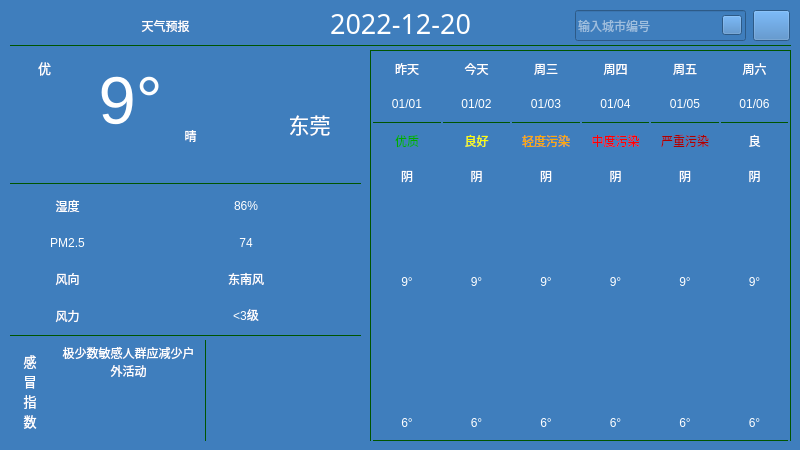
<?xml version="1.0" encoding="UTF-8"?>
<ui version="4.0">
 <class>Weather</class>
 <widget class="QWidget" name="Weather">
  <property name="geometry">
   <rect>
    <x>0</x>
    <y>0</y>
    <width>800</width>
    <height>450</height>
   </rect>
  </property>
  <property name="windowTitle">
   <string>Form</string>
  </property>
  <property name="styleSheet">
   <string notr="true">background-color: rgb(63, 126, 189);</string>
  </property>
  <layout class="QGridLayout" name="gridLayout">
   <property name="leftMargin">
    <number>0</number>
   </property>
   <property name="topMargin">
    <number>0</number>
   </property>
   <property name="rightMargin">
    <number>0</number>
   </property>
   <property name="bottomMargin">
    <number>0</number>
   </property>
   <property name="spacing">
    <number>0</number>
   </property>
   <item row="0" column="0">
    <widget class="QWidget" name="widget" native="true">
     <property name="styleSheet">
      <string notr="true">QWidget#widget{
        border-image: url(:/weaUI/weaUI.png);
        color:rgb(255, 255, 255);
}

QLabel{
        font: 25 10pt &quot;Microsoft YaHei&quot;;
        border-radius: 4px;
        background-color: argb(60, 60, 60, 130);
        color: rgb(255, 255, 255);
}

Line{
        background-color: rgb(0, 85, 0);
}



</string>
     </property>
     <widget class="QWidget" name="layoutWidget">
      <property name="geometry">
       <rect>
        <x>10</x>
        <y>190</y>
        <width>351</width>
        <height>141</height>
       </rect>
      </property>
      <layout class="QGridLayout" name="gridLayout_2" columnstretch="0,0,0">
       <item row="0" column="0">
        <widget class="QLabel" name="shiduTitleLb">
         <property name="styleSheet">
          <string notr="true">
color: rgb(255, 255, 255);</string>
         </property>
         <property name="text">
          <string>湿度</string>
         </property>
         <property name="alignment">
          <set>Qt::AlignCenter</set>
         </property>
        </widget>
       </item>
       <item row="1" column="0">
        <widget class="QLabel" name="pm25TitleLb">
         <property name="styleSheet">
          <string notr="true">color: rgb(255, 255, 255);</string>
         </property>
         <property name="text">
          <string>PM2.5</string>
         </property>
         <property name="alignment">
          <set>Qt::AlignCenter</set>
         </property>
        </widget>
       </item>
       <item row="2" column="0">
        <widget class="QLabel" name="fxTitleLb">
         <property name="styleSheet">
          <string notr="true">color: rgb(255, 255, 255);</string>
         </property>
         <property name="text">
          <string>风向</string>
         </property>
         <property name="alignment">
          <set>Qt::AlignCenter</set>
         </property>
        </widget>
       </item>
       <item row="3" column="0">
        <widget class="QLabel" name="flTitleLb">
         <property name="styleSheet">
          <string notr="true">color: rgb(255, 255, 255);</string>
         </property>
         <property name="text">
          <string>风力</string>
         </property>
         <property name="alignment">
          <set>Qt::AlignCenter</set>
         </property>
        </widget>
       </item>
       <item row="2" column="1" colspan="2">
        <widget class="QLabel" name="fxLb">
         <property name="text">
          <string>东南风</string>
         </property>
         <property name="alignment">
          <set>Qt::AlignCenter</set>
         </property>
        </widget>
       </item>
       <item row="0" column="1" colspan="2">
        <widget class="QLabel" name="shiduLb">
         <property name="text">
          <string>86%</string>
         </property>
         <property name="alignment">
          <set>Qt::AlignCenter</set>
         </property>
        </widget>
       </item>
       <item row="3" column="1" colspan="2">
        <widget class="QLabel" name="flLb">
         <property name="text">
          <string>&lt;3级</string>
         </property>
         <property name="alignment">
          <set>Qt::AlignCenter</set>
         </property>
        </widget>
       </item>
       <item row="1" column="1" colspan="2">
        <widget class="QLabel" name="pm25Lb">
         <property name="text">
          <string>74</string>
         </property>
         <property name="alignment">
          <set>Qt::AlignCenter</set>
         </property>
        </widget>
       </item>
      </layout>
     </widget>
     <widget class="QWidget" name="layoutWidget_2">
      <property name="geometry">
       <rect>
        <x>370</x>
        <y>50</y>
        <width>421</width>
        <height>391</height>
       </rect>
      </property>
      <layout class="QGridLayout" name="gridLayout_3">
       <property name="horizontalSpacing">
        <number>2</number>
       </property>
       <property name="verticalSpacing">
        <number>0</number>
       </property>
       <item row="1" column="2">
        <widget class="QLabel" name="week1Lb">
         <property name="styleSheet">
          <string notr="true"/>
         </property>
         <property name="text">
          <string>今天</string>
         </property>
         <property name="alignment">
          <set>Qt::AlignCenter</set>
         </property>
        </widget>
       </item>
       <item row="2" column="3">
        <widget class="QLabel" name="date2Lb">
         <property name="text">
          <string>01/03</string>
         </property>
         <property name="alignment">
          <set>Qt::AlignCenter</set>
         </property>
        </widget>
       </item>
       <item row="2" column="4">
        <widget class="QLabel" name="date3Lb">
         <property name="text">
          <string>01/04</string>
         </property>
         <property name="alignment">
          <set>Qt::AlignCenter</set>
         </property>
        </widget>
       </item>
       <item row="2" column="1">
        <widget class="QLabel" name="date0Lb">
         <property name="styleSheet">
          <string notr="true">\</string>
         </property>
         <property name="text">
          <string>01/01</string>
         </property>
         <property name="alignment">
          <set>Qt::AlignCenter</set>
         </property>
        </widget>
       </item>
       <item row="1" column="4">
        <widget class="QLabel" name="week3Lb">
         <property name="text">
          <string>周四</string>
         </property>
         <property name="alignment">
          <set>Qt::AlignCenter</set>
         </property>
        </widget>
       </item>
       <item row="2" column="5">
        <widget class="QLabel" name="date4Lb">
         <property name="text">
          <string>01/05</string>
         </property>
         <property name="alignment">
          <set>Qt::AlignCenter</set>
         </property>
        </widget>
       </item>
       <item row="2" column="2">
        <widget class="QLabel" name="date1Lb">
         <property name="styleSheet">
          <string notr="true"/>
         </property>
         <property name="text">
          <string>01/02</string>
         </property>
         <property name="alignment">
          <set>Qt::AlignCenter</set>
         </property>
        </widget>
       </item>
       <item row="1" column="5">
        <widget class="QLabel" name="week4Lb">
         <property name="text">
          <string>周五</string>
         </property>
         <property name="alignment">
          <set>Qt::AlignCenter</set>
         </property>
        </widget>
       </item>
       <item row="1" column="6">
        <widget class="QLabel" name="week5Lb">
         <property name="text">
          <string>周六</string>
         </property>
         <property name="alignment">
          <set>Qt::AlignCenter</set>
         </property>
        </widget>
       </item>
       <item row="4" column="3">
        <widget class="QLabel" name="quality2Lb">
         <property name="styleSheet">
          <string notr="true">color: rgb(255, 170, 0);</string>
         </property>
         <property name="text">
          <string>轻度污染</string>
         </property>
         <property name="alignment">
          <set>Qt::AlignCenter</set>
         </property>
        </widget>
       </item>
       <item row="4" column="2">
        <widget class="QLabel" name="quality1Lb">
         <property name="styleSheet">
          <string notr="true">color: rgb(255, 255, 0);</string>
         </property>
         <property name="text">
          <string>良好</string>
         </property>
         <property name="alignment">
          <set>Qt::AlignCenter</set>
         </property>
        </widget>
       </item>
       <item row="4" column="1">
        <widget class="QLabel" name="quality0Lb">
         <property name="styleSheet">
          <string notr="true">color: rgb(0, 170, 0);</string>
         </property>
         <property name="frameShape">
          <enum>QFrame::NoFrame</enum>
         </property>
         <property name="frameShadow">
          <enum>QFrame::Sunken</enum>
         </property>
         <property name="text">
          <string>优质</string>
         </property>
         <property name="alignment">
          <set>Qt::AlignCenter</set>
         </property>
        </widget>
       </item>
       <item row="1" column="3">
        <widget class="QLabel" name="week2Lb">
         <property name="styleSheet">
          <string notr="true">color: rgb(255, 255, 255);
font: 25 10pt &quot;Microsoft YaHei&quot;;</string>
         </property>
         <property name="text">
          <string>周三</string>
         </property>
         <property name="alignment">
          <set>Qt::AlignCenter</set>
         </property>
        </widget>
       </item>
       <item row="9" column="1" rowspan="3" colspan="6">
        <widget class="QLabel" name="curveLb">
         <property name="styleSheet">
          <string notr="true"/>
         </property>
         <property name="text">
          <string/>
         </property>
         <property name="alignment">
          <set>Qt::AlignCenter</set>
         </property>
        </widget>
       </item>
       <item row="12" column="5">
        <widget class="QLabel" name="low4Lb">
         <property name="text">
          <string>6°</string>
         </property>
         <property name="alignment">
          <set>Qt::AlignCenter</set>
         </property>
        </widget>
       </item>
       <item row="12" column="1">
        <widget class="QLabel" name="low0Lb">
         <property name="text">
          <string>6°</string>
         </property>
         <property name="alignment">
          <set>Qt::AlignCenter</set>
         </property>
        </widget>
       </item>
       <item row="12" column="2">
        <widget class="QLabel" name="low1Lb">
         <property name="text">
          <string>6°</string>
         </property>
         <property name="alignment">
          <set>Qt::AlignCenter</set>
         </property>
        </widget>
       </item>
       <item row="3" column="6">
        <widget class="Line" name="hLine_8">
         <property name="maximumSize">
          <size>
           <width>16777215</width>
           <height>1</height>
          </size>
         </property>
         <property name="styleSheet">
          <string notr="true">background-color: rgb(0, 85, 0);</string>
         </property>
         <property name="lineWidth">
          <number>0</number>
         </property>
         <property name="orientation">
          <enum>Qt::Horizontal</enum>
         </property>
        </widget>
       </item>
       <item row="12" column="6">
        <widget class="QLabel" name="low5Lb">
         <property name="text">
          <string>6°</string>
         </property>
         <property name="alignment">
          <set>Qt::AlignCenter</set>
         </property>
        </widget>
       </item>
       <item row="3" column="2">
        <widget class="Line" name="hLine_4">
         <property name="minimumSize">
          <size>
           <width>0</width>
           <height>0</height>
          </size>
         </property>
         <property name="maximumSize">
          <size>
           <width>16777215</width>
           <height>1</height>
          </size>
         </property>
         <property name="styleSheet">
          <string notr="true">background-color: rgb(0, 85, 0);</string>
         </property>
         <property name="lineWidth">
          <number>0</number>
         </property>
         <property name="orientation">
          <enum>Qt::Horizontal</enum>
         </property>
        </widget>
       </item>
       <item row="3" column="3">
        <widget class="Line" name="hLine_5">
         <property name="maximumSize">
          <size>
           <width>16777215</width>
           <height>1</height>
          </size>
         </property>
         <property name="styleSheet">
          <string notr="true">background-color: rgb(0, 85, 0);</string>
         </property>
         <property name="lineWidth">
          <number>0</number>
         </property>
         <property name="orientation">
          <enum>Qt::Horizontal</enum>
         </property>
        </widget>
       </item>
       <item row="0" column="0" colspan="8">
        <widget class="Line" name="hLine_2">
         <property name="maximumSize">
          <size>
           <width>16777215</width>
           <height>1</height>
          </size>
         </property>
         <property name="styleSheet">
          <string notr="true">background-color: rgb(0, 85, 0);</string>
         </property>
         <property name="lineWidth">
          <number>0</number>
         </property>
         <property name="orientation">
          <enum>Qt::Horizontal</enum>
         </property>
        </widget>
       </item>
       <item row="6" column="4" rowspan="2">
        <widget class="QLabel" name="typeIco3Lb">
         <property name="styleSheet">
          <string notr="true">image: url(:/night/night/雾.png);</string>
         </property>
         <property name="text">
          <string/>
         </property>
         <property name="alignment">
          <set>Qt::AlignCenter</set>
         </property>
        </widget>
       </item>
       <item row="1" column="7" rowspan="13">
        <widget class="Line" name="vLine_3">
         <property name="maximumSize">
          <size>
           <width>1</width>
           <height>16777215</height>
          </size>
         </property>
         <property name="styleSheet">
          <string notr="true">background-color: rgb(0, 85, 0);</string>
         </property>
         <property name="lineWidth">
          <number>0</number>
         </property>
         <property name="orientation">
          <enum>Qt::Vertical</enum>
         </property>
        </widget>
       </item>
       <item row="6" column="6" rowspan="2">
        <widget class="QLabel" name="typeIco5Lb">
         <property name="styleSheet">
          <string notr="true">image: url(:/day/day/强沙尘暴.png);</string>
         </property>
         <property name="text">
          <string/>
         </property>
         <property name="alignment">
          <set>Qt::AlignCenter</set>
         </property>
        </widget>
       </item>
       <item row="6" column="5" rowspan="2">
        <widget class="QLabel" name="typeIco4Lb">
         <property name="styleSheet">
          <string notr="true">image: url(:/day/day/阵雨.png);</string>
         </property>
         <property name="text">
          <string/>
         </property>
         <property name="alignment">
          <set>Qt::AlignCenter</set>
         </property>
        </widget>
       </item>
       <item row="3" column="4">
        <widget class="Line" name="hLine_6">
         <property name="maximumSize">
          <size>
           <width>16777215</width>
           <height>1</height>
          </size>
         </property>
         <property name="styleSheet">
          <string notr="true">background-color: rgb(0, 85, 0);</string>
         </property>
         <property name="lineWidth">
          <number>0</number>
         </property>
         <property name="orientation">
          <enum>Qt::Horizontal</enum>
         </property>
        </widget>
       </item>
       <item row="3" column="5">
        <widget class="Line" name="hLine_7">
         <property name="maximumSize">
          <size>
           <width>16777215</width>
           <height>1</height>
          </size>
         </property>
         <property name="styleSheet">
          <string notr="true">background-color: rgb(0, 85, 0);</string>
         </property>
         <property name="lineWidth">
          <number>0</number>
         </property>
         <property name="orientation">
          <enum>Qt::Horizontal</enum>
         </property>
        </widget>
       </item>
       <item row="1" column="1">
        <widget class="QLabel" name="week0Lb">
         <property name="styleSheet">
          <string notr="true"/>
         </property>
         <property name="text">
          <string>昨天</string>
         </property>
         <property name="alignment">
          <set>Qt::AlignCenter</set>
         </property>
        </widget>
       </item>
       <item row="13" column="1" colspan="6">
        <widget class="Line" name="hLine_9">
         <property name="maximumSize">
          <size>
           <width>16777215</width>
           <height>1</height>
          </size>
         </property>
         <property name="styleSheet">
          <string notr="true">background-color: rgb(0, 85, 0);</string>
         </property>
         <property name="lineWidth">
          <number>0</number>
         </property>
         <property name="orientation">
          <enum>Qt::Horizontal</enum>
         </property>
        </widget>
       </item>
       <item row="1" column="0" rowspan="13">
        <widget class="Line" name="vLine_2">
         <property name="maximumSize">
          <size>
           <width>1</width>
           <height>16777215</height>
          </size>
         </property>
         <property name="styleSheet">
          <string notr="true">background-color: rgb(0, 85, 0);</string>
         </property>
         <property name="lineWidth">
          <number>0</number>
         </property>
         <property name="orientation">
          <enum>Qt::Vertical</enum>
         </property>
        </widget>
       </item>
       <item row="3" column="1">
        <widget class="Line" name="hLine_3">
         <property name="minimumSize">
          <size>
           <width>0</width>
           <height>0</height>
          </size>
         </property>
         <property name="maximumSize">
          <size>
           <width>16777215</width>
           <height>1</height>
          </size>
         </property>
         <property name="styleSheet">
          <string notr="true">background-color: rgb(0, 85, 0);</string>
         </property>
         <property name="lineWidth">
          <number>0</number>
         </property>
         <property name="orientation">
          <enum>Qt::Horizontal</enum>
         </property>
        </widget>
       </item>
       <item row="2" column="6">
        <widget class="QLabel" name="date5Lb">
         <property name="text">
          <string>01/06</string>
         </property>
         <property name="alignment">
          <set>Qt::AlignCenter</set>
         </property>
        </widget>
       </item>
       <item row="4" column="5">
        <widget class="QLabel" name="quality4Lb">
         <property name="styleSheet">
          <string notr="true">color: rgb(170, 0, 0);</string>
         </property>
         <property name="text">
          <string>严重污染</string>
         </property>
         <property name="alignment">
          <set>Qt::AlignCenter</set>
         </property>
        </widget>
       </item>
       <item row="4" column="4">
        <widget class="QLabel" name="quality3Lb">
         <property name="styleSheet">
          <string notr="true">color: rgb(255, 0, 0);</string>
         </property>
         <property name="text">
          <string>中度污染</string>
         </property>
         <property name="alignment">
          <set>Qt::AlignCenter</set>
         </property>
        </widget>
       </item>
       <item row="4" column="6">
        <widget class="QLabel" name="quality5Lb">
         <property name="text">
          <string>良</string>
         </property>
         <property name="alignment">
          <set>Qt::AlignCenter</set>
         </property>
        </widget>
       </item>
       <item row="5" column="1">
        <widget class="QLabel" name="type0Lb">
         <property name="styleSheet">
          <string notr="true"/>
         </property>
         <property name="text">
          <string>阴</string>
         </property>
         <property name="alignment">
          <set>Qt::AlignCenter</set>
         </property>
        </widget>
       </item>
       <item row="5" column="4">
        <widget class="QLabel" name="type3Lb">
         <property name="text">
          <string>阴</string>
         </property>
         <property name="alignment">
          <set>Qt::AlignCenter</set>
         </property>
        </widget>
       </item>
       <item row="5" column="2">
        <widget class="QLabel" name="type1Lb">
         <property name="styleSheet">
          <string notr="true"/>
         </property>
         <property name="text">
          <string>阴</string>
         </property>
         <property name="alignment">
          <set>Qt::AlignCenter</set>
         </property>
        </widget>
       </item>
       <item row="5" column="5">
        <widget class="QLabel" name="type4Lb">
         <property name="text">
          <string>阴</string>
         </property>
         <property name="alignment">
          <set>Qt::AlignCenter</set>
         </property>
        </widget>
       </item>
       <item row="5" column="3">
        <widget class="QLabel" name="type2Lb">
         <property name="styleSheet">
          <string notr="true"/>
         </property>
         <property name="text">
          <string>阴</string>
         </property>
         <property name="alignment">
          <set>Qt::AlignCenter</set>
         </property>
        </widget>
       </item>
       <item row="5" column="6">
        <widget class="QLabel" name="type5Lb">
         <property name="text">
          <string>阴</string>
         </property>
         <property name="alignment">
          <set>Qt::AlignCenter</set>
         </property>
        </widget>
       </item>
       <item row="8" column="1">
        <widget class="QLabel" name="high0Lb">
         <property name="text">
          <string>9°</string>
         </property>
         <property name="alignment">
          <set>Qt::AlignCenter</set>
         </property>
        </widget>
       </item>
       <item row="6" column="3" rowspan="2">
        <widget class="QLabel" name="typeIco2Lb">
         <property name="styleSheet">
          <string notr="true">image: url(:/day/day/晴.png);</string>
         </property>
         <property name="text">
          <string/>
         </property>
         <property name="alignment">
          <set>Qt::AlignCenter</set>
         </property>
        </widget>
       </item>
       <item row="6" column="2" rowspan="2">
        <widget class="QLabel" name="typeIco1Lb">
         <property name="styleSheet">
          <string notr="true">image: url(:/day/day/大暴雨到特大暴雨.png);</string>
         </property>
         <property name="text">
          <string/>
         </property>
         <property name="alignment">
          <set>Qt::AlignCenter</set>
         </property>
        </widget>
       </item>
       <item row="8" column="3">
        <widget class="QLabel" name="high2Lb">
         <property name="text">
          <string>9°</string>
         </property>
         <property name="alignment">
          <set>Qt::AlignCenter</set>
         </property>
        </widget>
       </item>
       <item row="6" column="1" rowspan="2">
        <widget class="QLabel" name="typeIco0Lb">
         <property name="styleSheet">
          <string notr="true">image: url(:/day/day/小雨.png);
</string>
         </property>
         <property name="text">
          <string/>
         </property>
         <property name="alignment">
          <set>Qt::AlignCenter</set>
         </property>
        </widget>
       </item>
       <item row="8" column="6">
        <widget class="QLabel" name="high5Lb">
         <property name="text">
          <string>9°</string>
         </property>
         <property name="alignment">
          <set>Qt::AlignCenter</set>
         </property>
        </widget>
       </item>
       <item row="8" column="5">
        <widget class="QLabel" name="high4Lb">
         <property name="text">
          <string>9°</string>
         </property>
         <property name="alignment">
          <set>Qt::AlignCenter</set>
         </property>
        </widget>
       </item>
       <item row="8" column="4">
        <widget class="QLabel" name="high3Lb">
         <property name="text">
          <string>9°</string>
         </property>
         <property name="alignment">
          <set>Qt::AlignCenter</set>
         </property>
        </widget>
       </item>
       <item row="12" column="3">
        <widget class="QLabel" name="low2Lb">
         <property name="text">
          <string>6°</string>
         </property>
         <property name="alignment">
          <set>Qt::AlignCenter</set>
         </property>
        </widget>
       </item>
       <item row="12" column="4">
        <widget class="QLabel" name="low3Lb">
         <property name="text">
          <string>6°</string>
         </property>
         <property name="alignment">
          <set>Qt::AlignCenter</set>
         </property>
        </widget>
       </item>
       <item row="8" column="2">
        <widget class="QLabel" name="high1Lb">
         <property name="text">
          <string>9°</string>
         </property>
         <property name="alignment">
          <set>Qt::AlignCenter</set>
         </property>
        </widget>
       </item>
      </layout>
     </widget>
     <widget class="QLabel" name="temLb">
      <property name="geometry">
       <rect>
        <x>10</x>
        <y>50</y>
        <width>241</width>
        <height>101</height>
       </rect>
      </property>
      <property name="font">
       <font>
        <family>Arial</family>
        <pointsize>50</pointsize>
        <weight>50</weight>
        <italic>false</italic>
        <bold>false</bold>
       </font>
      </property>
      <property name="styleSheet">
       <string notr="true">color: rgb(255, 255, 255);
font: 50pt &quot;Arial&quot;;</string>
      </property>
      <property name="text">
       <string>9°</string>
      </property>
      <property name="alignment">
       <set>Qt::AlignCenter</set>
      </property>
     </widget>
     <widget class="Line" name="hLine_1">
      <property name="geometry">
       <rect>
        <x>10</x>
        <y>45</y>
        <width>781</width>
        <height>1</height>
       </rect>
      </property>
      <property name="minimumSize">
       <size>
        <width>0</width>
        <height>0</height>
       </size>
      </property>
      <property name="maximumSize">
       <size>
        <width>100000</width>
        <height>1</height>
       </size>
      </property>
      <property name="styleSheet">
       <string notr="true">background-color: rgb(0, 85, 0);</string>
      </property>
      <property name="lineWidth">
       <number>0</number>
      </property>
      <property name="midLineWidth">
       <number>0</number>
      </property>
      <property name="orientation">
       <enum>Qt::Horizontal</enum>
      </property>
     </widget>
     <widget class="Line" name="hLine_11">
      <property name="geometry">
       <rect>
        <x>10</x>
        <y>335</y>
        <width>351</width>
        <height>1</height>
       </rect>
      </property>
      <property name="minimumSize">
       <size>
        <width>0</width>
        <height>0</height>
       </size>
      </property>
      <property name="maximumSize">
       <size>
        <width>16777215</width>
        <height>1</height>
       </size>
      </property>
      <property name="styleSheet">
       <string notr="true">background-color: rgb(0, 85, 0);</string>
      </property>
      <property name="lineWidth">
       <number>0</number>
      </property>
      <property name="orientation">
       <enum>Qt::Horizontal</enum>
      </property>
     </widget>
     <widget class="Line" name="vLine_1">
      <property name="geometry">
       <rect>
        <x>205</x>
        <y>340</y>
        <width>1</width>
        <height>101</height>
       </rect>
      </property>
      <property name="minimumSize">
       <size>
        <width>0</width>
        <height>0</height>
       </size>
      </property>
      <property name="maximumSize">
       <size>
        <width>1</width>
        <height>16777215</height>
       </size>
      </property>
      <property name="styleSheet">
       <string notr="true">background-color: rgb(0, 85, 0);</string>
      </property>
      <property name="lineWidth">
       <number>0</number>
      </property>
      <property name="orientation">
       <enum>Qt::Vertical</enum>
      </property>
     </widget>
     <widget class="Line" name="hLine_10">
      <property name="geometry">
       <rect>
        <x>10</x>
        <y>183</y>
        <width>351</width>
        <height>1</height>
       </rect>
      </property>
      <property name="sizePolicy">
       <sizepolicy hsizetype="Fixed" vsizetype="Fixed">
        <horstretch>0</horstretch>
        <verstretch>0</verstretch>
       </sizepolicy>
      </property>
      <property name="minimumSize">
       <size>
        <width>0</width>
        <height>0</height>
       </size>
      </property>
      <property name="maximumSize">
       <size>
        <width>16777215</width>
        <height>1</height>
       </size>
      </property>
      <property name="styleSheet">
       <string notr="true">background-color: rgb(0, 85, 0);</string>
      </property>
      <property name="lineWidth">
       <number>0</number>
      </property>
      <property name="orientation">
       <enum>Qt::Horizontal</enum>
      </property>
     </widget>
     <widget class="QWidget" name="layoutWidget_3">
      <property name="geometry">
       <rect>
        <x>10</x>
        <y>340</y>
        <width>191</width>
        <height>101</height>
       </rect>
      </property>
      <layout class="QGridLayout" name="gridLayout_4">
       <property name="horizontalSpacing">
        <number>6</number>
       </property>
       <item row="0" column="0">
        <widget class="QLabel" name="gmTitleLb">
         <property name="minimumSize">
          <size>
           <width>40</width>
           <height>0</height>
          </size>
         </property>
         <property name="sizeIncrement">
          <size>
           <width>30</width>
           <height>0</height>
          </size>
         </property>
         <property name="font">
          <font>
           <family>Microsoft YaHei</family>
           <pointsize>10</pointsize>
           <weight>3</weight>
           <italic>false</italic>
           <bold>false</bold>
          </font>
         </property>
         <property name="styleSheet">
          <string notr="true">background-color: argb(60, 60, 60, 130);
border-radius: 3px;
color: rgb(255, 255, 255);</string>
         </property>
         <property name="text">
          <string>感
冒
指
数</string>
         </property>
         <property name="alignment">
          <set>Qt::AlignCenter</set>
         </property>
        </widget>
       </item>
       <item row="0" column="1">
        <widget class="QTextBrowser" name="ganmaoBrowser">
         <property name="sizePolicy">
          <sizepolicy hsizetype="Minimum" vsizetype="Expanding">
           <horstretch>0</horstretch>
           <verstretch>0</verstretch>
          </sizepolicy>
         </property>
         <property name="minimumSize">
          <size>
           <width>22</width>
           <height>0</height>
          </size>
         </property>
         <property name="font">
          <font>
           <family>Arial</family>
           <pointsize>9</pointsize>
           <weight>50</weight>
           <italic>false</italic>
           <bold>false</bold>
          </font>
         </property>
         <property name="autoFillBackground">
          <bool>true</bool>
         </property>
         <property name="styleSheet">
          <string notr="true">border-radius: 5px;
color: rgb(255, 255, 255);
background-color: argb(255, 255, 255, 0);
font: 9pt &quot;Arial&quot;;</string>
         </property>
         <property name="frameShape">
          <enum>QFrame::NoFrame</enum>
         </property>
         <property name="html">
          <string>&lt;!DOCTYPE HTML PUBLIC &quot;-//W3C//DTD HTML 4.0//EN&quot; &quot;http://www.w3.org/TR/REC-html40/strict.dtd&quot;&gt;
&lt;html&gt;&lt;head&gt;&lt;meta name=&quot;qrichtext&quot; content=&quot;1&quot; /&gt;&lt;style type=&quot;text/css&quot;&gt;
p, li { white-space: pre-wrap; }
&lt;/style&gt;&lt;/head&gt;&lt;body style=&quot; font-family:'Arial'; font-size:9pt; font-weight:400; font-style:normal;&quot;&gt;
&lt;p align=&quot;center&quot; style=&quot; margin-top:0px; margin-bottom:0px; margin-left:0px; margin-right:0px; -qt-block-indent:0; text-indent:0px;&quot;&gt;&lt;span style=&quot; font-family:'SimSun';&quot;&gt;极少数敏感人群应减少户外活动&lt;/span&gt;&lt;/p&gt;&lt;/body&gt;&lt;/html&gt;</string>
         </property>
        </widget>
       </item>
      </layout>
     </widget>
     <widget class="QLabel" name="typeIcoLb">
      <property name="geometry">
       <rect>
        <x>260</x>
        <y>63</y>
        <width>101</width>
        <height>101</height>
       </rect>
      </property>
      <property name="styleSheet">
       <string notr="true">border-image: url(:/day/day/晴.png);
background-color: argb(60, 60, 60, 0);

</string>
      </property>
      <property name="text">
       <string/>
      </property>
     </widget>
     <widget class="QLabel" name="dateLb">
      <property name="geometry">
       <rect>
        <x>190</x>
        <y>3</y>
        <width>421</width>
        <height>41</height>
       </rect>
      </property>
      <property name="font">
       <font>
        <family>Adobe 黑体 Std R</family>
        <pointsize>20</pointsize>
        <weight>50</weight>
        <italic>false</italic>
        <bold>false</bold>
       </font>
      </property>
      <property name="styleSheet">
       <string notr="true">font: 20pt &quot;Adobe 黑体 Std R&quot;;
color: rgb(255, 255, 255);
background-color: rgb(255, 255, 255, 0);</string>
      </property>
      <property name="text">
       <string>2022-12-20</string>
      </property>
      <property name="alignment">
       <set>Qt::AlignCenter</set>
      </property>
     </widget>
     <widget class="QLabel" name="noticeLb">
      <property name="geometry">
       <rect>
        <x>10</x>
        <y>160</y>
        <width>351</width>
        <height>21</height>
       </rect>
      </property>
      <property name="styleSheet">
       <string notr="true">color: rgb(63, 126, 189);
background-color: argb(60, 60, 60, 0);</string>
      </property>
      <property name="text">
       <string>阴天是彩虹的前期之景</string>
      </property>
      <property name="alignment">
       <set>Qt::AlignLeading|Qt::AlignLeft|Qt::AlignVCenter</set>
      </property>
     </widget>
     <widget class="QLabel" name="sunRiseSetLb">
      <property name="geometry">
       <rect>
        <x>210</x>
        <y>340</y>
        <width>150</width>
        <height>100</height>
       </rect>
      </property>
      <property name="styleSheet">
       <string notr="true"/>
      </property>
      <property name="text">
       <string/>
      </property>
     </widget>
     <widget class="QLineEdit" name="cityLineEdit">
      <property name="geometry">
       <rect>
        <x>575</x>
        <y>10</y>
        <width>171</width>
        <height>31</height>
       </rect>
      </property>
      <property name="styleSheet">
       <string notr="true">color: rgb(255, 255, 255);</string>
      </property>
      <property name="frame">
       <bool>true</bool>
      </property>
      <property name="placeholderText">
       <string>输入城市编号</string>
      </property>
     </widget>
     <widget class="QLabel" name="typeLb">
      <property name="geometry">
       <rect>
        <x>140</x>
        <y>120</y>
        <width>101</width>
        <height>31</height>
       </rect>
      </property>
      <property name="styleSheet">
       <string notr="true">color: rgb(255, 255, 255);
background-color: argb(60, 60, 60, 0);</string>
      </property>
      <property name="text">
       <string>晴</string>
      </property>
      <property name="alignment">
       <set>Qt::AlignCenter</set>
      </property>
     </widget>
     <widget class="QToolButton" name="searchBt">
      <property name="geometry">
       <rect>
        <x>722</x>
        <y>15</y>
        <width>20</width>
        <height>20</height>
       </rect>
      </property>
      <property name="cursor">
       <cursorShape>PointingHandCursor</cursorShape>
      </property>
      <property name="styleSheet">
       <string notr="true">border-image: url(:/weatherIco/search.ico);</string>
      </property>
      <property name="text">
       <string/>
      </property>
      <property name="icon">
       <iconset>
        <normaloff>:/weatherIco/search.ico</normaloff>:/weatherIco/search.ico</iconset>
      </property>
      <property name="iconSize">
       <size>
        <width>20</width>
        <height>20</height>
       </size>
      </property>
      <property name="shortcut">
       <string>Return</string>
      </property>
      <property name="popupMode">
       <enum>QToolButton::DelayedPopup</enum>
      </property>
     </widget>
     <widget class="QLabel" name="leafLb">
      <property name="geometry">
       <rect>
        <x>18</x>
        <y>58</y>
        <width>20</width>
        <height>20</height>
       </rect>
      </property>
      <property name="styleSheet">
       <string notr="true">image: url(:/weatherIco/leaf.ico);
background-color: argb(255, 255, 255, 0);</string>
      </property>
      <property name="text">
       <string/>
      </property>
     </widget>
     <widget class="QLabel" name="qualityLb">
      <property name="geometry">
       <rect>
        <x>38</x>
        <y>58</y>
        <width>56</width>
        <height>20</height>
       </rect>
      </property>
      <property name="font">
       <font>
        <family>Microsoft YaHei</family>
        <pointsize>10</pointsize>
        <weight>3</weight>
        <italic>false</italic>
        <bold>false</bold>
       </font>
      </property>
      <property name="styleSheet">
       <string notr="true">background-color: argb(255, 255, 255, 0);</string>
      </property>
      <property name="text">
       <string>优</string>
      </property>
     </widget>
     <widget class="QToolButton" name="refreshBt">
      <property name="geometry">
       <rect>
        <x>753</x>
        <y>10</y>
        <width>37</width>
        <height>31</height>
       </rect>
      </property>
      <property name="cursor">
       <cursorShape>PointingHandCursor</cursorShape>
      </property>
      <property name="toolTip">
       <string>刷新</string>
      </property>
      <property name="toolTipDuration">
       <number>-1</number>
      </property>
      <property name="styleSheet">
       <string notr="true">image: url(:/weatherIco/refresh.ico);
background-color: argb(255, 255, 255, 0);</string>
      </property>
      <property name="text">
       <string/>
      </property>
      <property name="icon">
       <iconset>
        <normaloff>:/weatherIco/refresh.ico</normaloff>:/weatherIco/refresh.ico</iconset>
      </property>
      <property name="iconSize">
       <size>
        <width>31</width>
        <height>31</height>
       </size>
      </property>
     </widget>
     <widget class="QWidget" name="layoutWidget">
      <property name="geometry">
       <rect>
        <x>260</x>
        <y>110</y>
        <width>101</width>
        <height>30</height>
       </rect>
      </property>
      <layout class="QGridLayout" name="gridLayout_5">
       <property name="spacing">
        <number>0</number>
       </property>
      </layout>
     </widget>
     <widget class="QLabel" name="label_4">
      <property name="geometry">
       <rect>
        <x>80</x>
        <y>10</y>
        <width>171</width>
        <height>31</height>
       </rect>
      </property>
      <property name="styleSheet">
       <string notr="true">font: 20pt &quot;华文琥珀&quot;;
background-color: rgba(255, 255, 255, 0);
color: rgb(255, 255, 255);</string>
      </property>
      <property name="text">
       <string>天气预报</string>
      </property>
      <property name="alignment">
       <set>Qt::AlignCenter</set>
      </property>
     </widget>
     <widget class="QLabel" name="cityLb">
      <property name="geometry">
       <rect>
        <x>260</x>
        <y>110</y>
        <width>99</width>
        <height>28</height>
       </rect>
      </property>
      <property name="font">
       <font>
        <family>Microsoft YaHei UI</family>
        <pointsize>16</pointsize>
        <weight>50</weight>
        <italic>false</italic>
        <bold>false</bold>
       </font>
      </property>
      <property name="styleSheet">
       <string notr="true">color: rgb(255, 255, 255);
font: 16pt &quot;Microsoft YaHei UI&quot;;
background-color: rgba(60, 60, 60, 0);</string>
      </property>
      <property name="text">
       <string>东莞</string>
      </property>
      <property name="alignment">
       <set>Qt::AlignCenter</set>
      </property>
     </widget>
    </widget>
   </item>
  </layout>
 </widget>
 <resources/>
 <connections/>
</ui>
